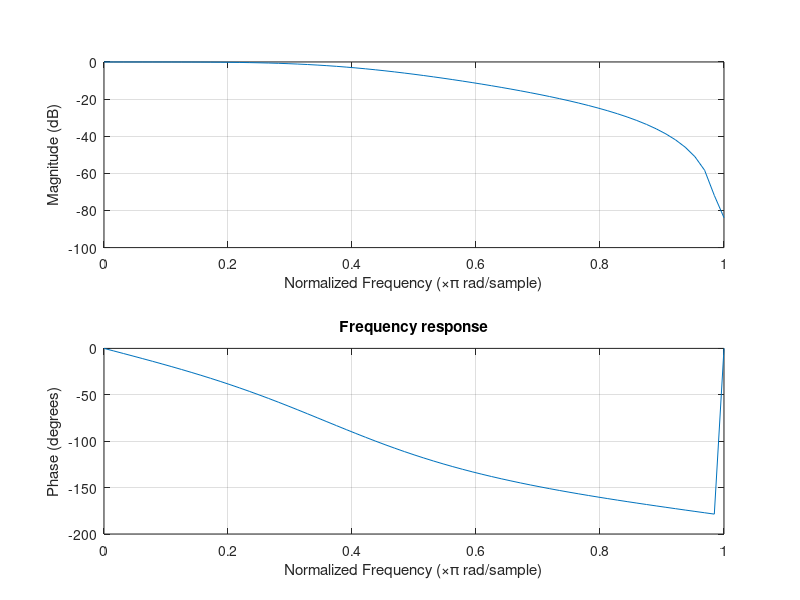
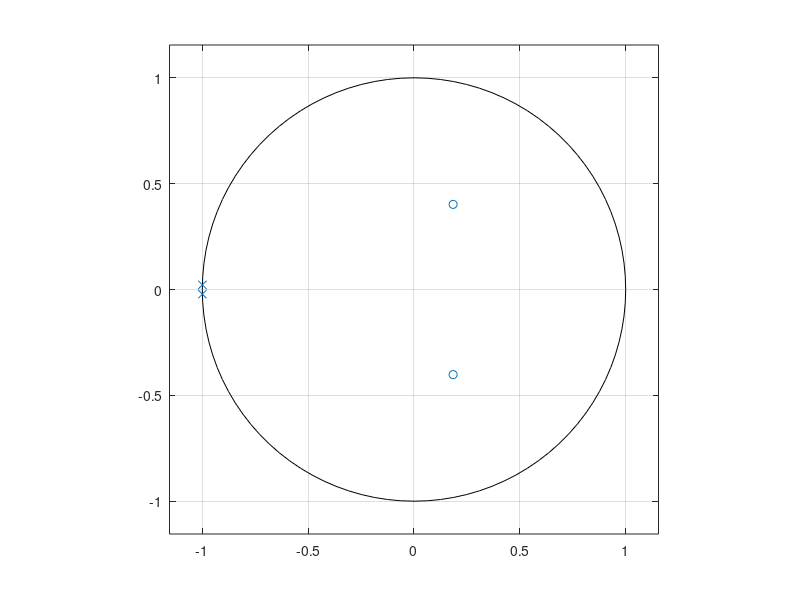

Recreate these plots in MATLAB, in order.
clc;clear all;
a1 = [1 -.3695 .1958];
b1 = [.2066 .4131 .2066];
figure,freqz(b1,a1,64)
title('Frequency response')
figure,zplane(a1,b1)
